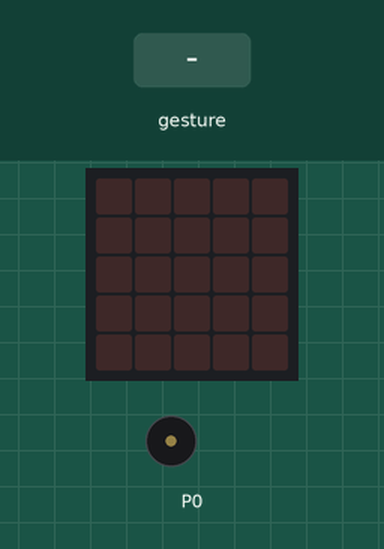
This program was run on a simulated BBC micro:bit (MakeCode). On the bench: the board's 5×5 LED display, buzzer (waves = sounding). The inputs (shaded band) are chosen by the test bench. Random numbers come from a fixed seed; a tilt is held for 1.5 s and a shake lasts 1 s, then the board lies face up again.

Above: at 1.2 s.
1.3 s: gesture 'shake'
At 2.0 s:
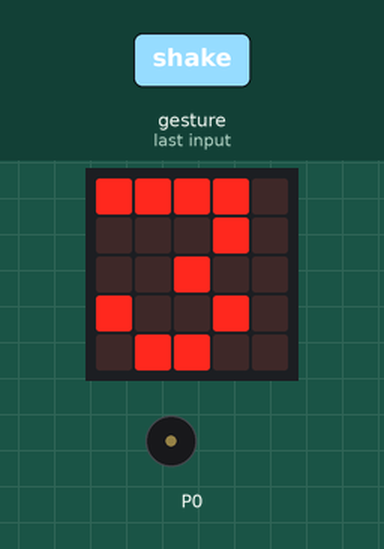
At 5.5 s:
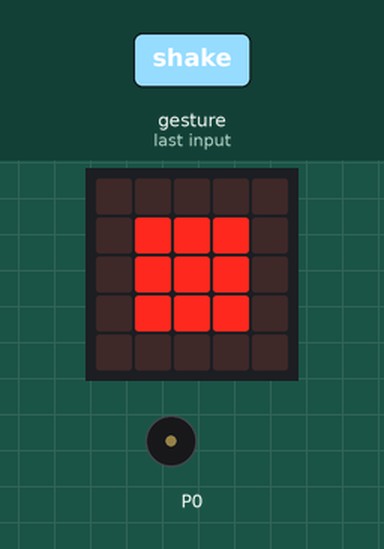
7.3 s: gesture 'shake'
At 11.5 s:
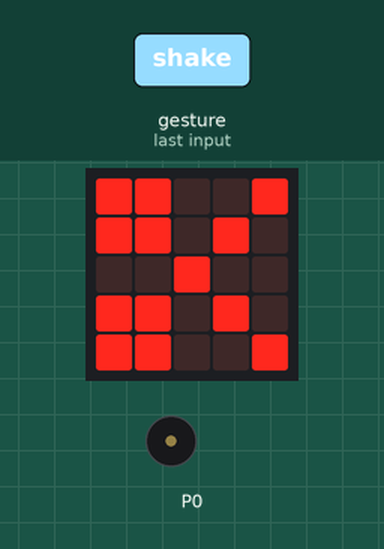
Timing chart, 0 to 13.0 s (numbered marks = the images above; inputs shaded):
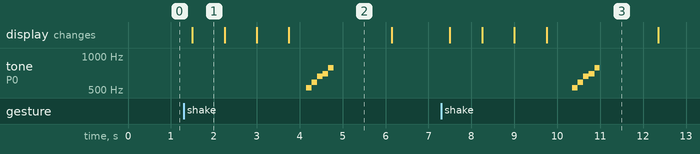

The program:

main.ts
```typescript
let manito = 0
input.onGesture(Gesture.Shake, function () {
    basic.showNumber(3)
    basic.showNumber(2)
    basic.showNumber(1)
    manito = randint(1, 3)
    if (manito == 1) {
        basic.showLeds(`
            . . . . .
            . # # # .
            . # # # .
            . # # # .
            . . . . .
            `)
        music.startMelody(music.builtInMelody(Melodies.JumpUp), MelodyOptions.Once)
        basic.pause(2000)
        basic.clearScreen()
    } else if (manito == 2) {
        basic.showLeds(`
            # # # # #
            # . . . #
            # . . . #
            # . . . #
            # # # # #
            `)
        music.startMelody(music.builtInMelody(Melodies.JumpUp), MelodyOptions.Once)
        basic.pause(2000)
        basic.clearScreen()
    } else {
        basic.showIcon(IconNames.Scissors)
        music.startMelody(music.builtInMelody(Melodies.JumpUp), MelodyOptions.Once)
        basic.pause(2000)
        basic.clearScreen()
    }
})
basic.forever(function () {

})
```

test.ts
```typescript
// aquí va el archivo "tests"; esto no se compilará cuando este paquete se utilice como una extensión.
```

Measured:
- after the input at 1.3 s, tone on P0: plays 523 Hz for 0.13 s, 587 Hz for 0.13 s, 659 Hz for 0.13 s, 698 Hz for 0.13 s, 784 Hz for 0.13 s, starting after 2.9 s; the display: changes after 0.20 s (image 1)
- after the input at 7.3 s, tone on P0: plays 523 Hz for 0.13 s, 587 Hz for 0.13 s, 659 Hz for 0.13 s, 698 Hz for 0.13 s, 784 Hz for 0.13 s, starting after 3.1 s; the display: first changes after 0.20 s (image 3 shows a later state)
- what the display in image 1 shows lasts 0.8 s, from 1.5 s to 2.3 s
- what the display in image 2 shows lasts 2.4 s, from 3.8 s to 6.2 s
